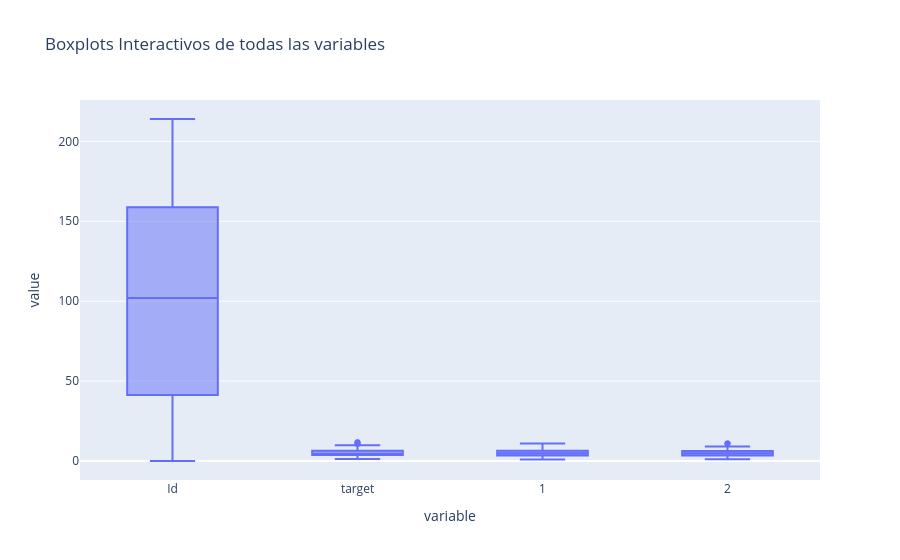

Source (notebook cell):
### Markdown cell above
### 📊 BOXPLOT (outliers)

### Code cell
import plotly.express as px

# Genera un boxplot interactivo para todas las columnas numéricas de df2_clean
fig = px.box(df2_clean, title="Boxplots Interactivos de todas las variables")

fig.show()

### Figure 1 — Plotly figure (JSON) as saved in the notebook; plotly's stock layout.template omitted (floating-point values rounded to 4 significant figures; data arrays with more than 128 entries replaced by an {"elided": "..."} marker saying what was removed)
{"data": [{"alignmentgroup": "True", "hovertemplate": "variable=%{x}<br>value=%{y}<extra></extra>", "legendgroup": "", "marker": {"color": "#636efa"}, "name": "", "notched": false, "offsetgroup": "", "orientation": "v", "showlegend": false, "type": "box", "x": {"elided": "588 str values"}, "x0": " ", "xaxis": "x", "y": {"elided": "588 float values"}, "y0": " ", "yaxis": "y"}], "layout": {"boxmode": "group", "legend": {"tracegroupgap": 0}, "title": {"text": "Boxplots Interactivos de todas las variables"}, "xaxis": {"anchor": "y", "domain": [0, 1], "title": {"text": "variable"}}, "yaxis": {"anchor": "x", "domain": [0, 1], "title": {"text": "value"}}}}
